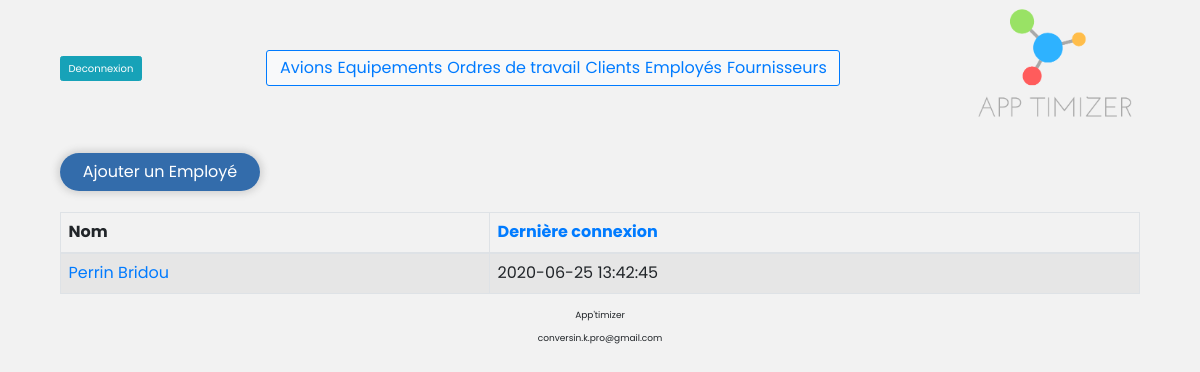
The app's page /construct/public/index.php?p=users&table=users (signed in) with its own data.
### tables this page shows
CREATE TABLE IF NOT EXISTS `users` (
  `user_id` int(11) NOT NULL AUTO_INCREMENT,
  `firstname` varchar(255) NOT NULL,
  `lastname` varchar(255) NOT NULL,
  `birthdate` date NOT NULL,
  `last_connexion_date` timestamp NOT NULL DEFAULT CURRENT_TIMESTAMP ON UPDATE CURRENT_TIMESTAMP,
  `skill_date` date NOT NULL,
  `fullname` varchar(255) NOT NULL,
  `email` varchar(255) DEFAULT NULL,
  PRIMARY KEY (`user_id`)
);

### construct/pages/users.php (called while the page is built, shortened)
<?php
require '../app/class/functions.php';
require '../app/class/TableHelper.php';
$request = "SELECT * FROM users";
try {
  $response = fetchObject($request);
} catch (Exception $e) {
  echo $e -> getMessage(), "\n";
}
$table = new Table($response);
require 'html/users.phtml';
?>

### construct/app/class/URLHelper.class.php (called while the page is built, shortened)
<?php
class URLHelper {
    public static function withParams(array $data, array $params): string
    {
        return http_build_query(array_merge($data, $params));
    }
}
?>

### construct/app/class/DB_connect.php (called while the page is built)
<?php
 $dsn = 'mysql:dbname=apptimizer;host=localhost;port=3307';
 $user = 'root';
 $password = '';
 try {
     $pdo = new PDO($dsn, $user, $password, [
            PDO::ATTR_DEFAULT_FETCH_MODE => PDO::FETCH_ASSOC,
            PDO::ATTR_ERRMODE => PDO::ERRMODE_EXCEPTION
            ]);
     $pdo->query('SET NAMES UTF8');
 } catch (PDOException $e) {
     echo 'Connexion échouée : ' . $e->getMessage();
 }
?>

### construct/app/class/functions.php (called while the page is built, shortened)
<?php
function fetchObject($e){
  include 'DB_connect.php';
  $stmt = $pdo->prepare($e);
  $stmt->execute();
  $results = array();
  while ($result = $stmt->fetchObject()){
      $results[] = $result;
  }
  return $results;
};
?>

### construct/pages/html/users.phtml (the view)
<div class="button-container">
  <div class="action-button my-2">
    <a href="index.php?p=add_users&table=users">Ajouter un Employé</a>
  </div>
</div>
<table class="table table-striped table-bordered">
      <?= Table::colTitle(['Nom' ,Table::sort('last_connexion_date','Dernière connexion',$_GET)]); ?>
  <tbody>
    <?php foreach ($table->getData() as $key => $value): ?>
      <tr>
        <td><a href="index.php?p=focus_users&table=users&id=<?= $value->user_id ?>"><?= $value->firstname ." ".$value->lastname; ?></a></td>
        <td><?= $value->last_connexion_date; ?></td>
      </tr>
    <?php endforeach; ?>
  </tbody>
</table>

### construct/public/css/style.css (style rules this page uses)
* { margin: 0; padding: 0; box-sizing:border-box; font-family: 'Poppins', sans-serif; }
html { font-size: 62.5%; }
body { font-size: 1.6em; width: 90%; margin: auto; background-color: #0000000d; }
a { text-decoration: none; }
.button-container { display: flex; margin: 1em 0; }
.action-button { width: 200px; margin-right: 15px; border: none; border-radius: 25px; box-shadow: 0 0 7px 3px lightgray; padding: 7px; background: #0f539ed6; text-align: center; }
.action-button a { color: white; text-decoration: none; }

### records on screen
users: firstname "Perrin", lastname "Bridou", last_connexion_date "2020-06-25 13:42:45"

### other values on screen
$value "Nom"
$label "Dernière connexion"
